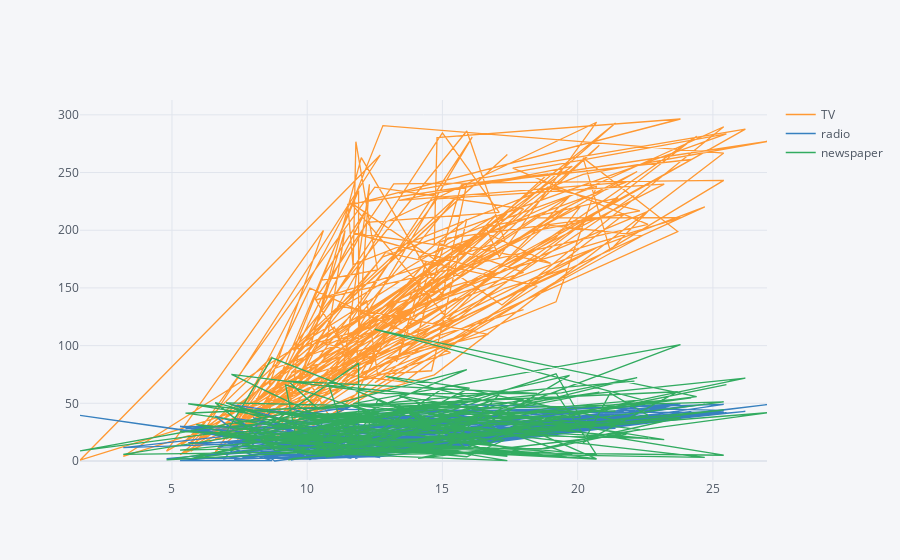

Source (notebook cell):
### Code cell
advert.iplot(x='sales')

### Figure 1 — Plotly figure (JSON) as saved in the notebook; plotly's stock layout.template omitted (floating-point values rounded to 4 significant figures; data arrays with more than 128 entries replaced by an {"elided": "..."} marker saying what was removed)
{"data": [{"line": {"color": "rgba(255, 153, 51, 1.0)", "dash": "solid", "shape": "linear", "width": 1.3}, "mode": "lines", "name": "TV", "text": "", "type": "scatter", "x": {"elided": "200 float values"}, "y": {"elided": "200 float values"}}, {"line": {"color": "rgba(55, 128, 191, 1.0)", "dash": "solid", "shape": "linear", "width": 1.3}, "mode": "lines", "name": "radio", "text": "", "type": "scatter", "x": {"elided": "200 float values"}, "y": {"elided": "200 float values"}}, {"line": {"color": "rgba(50, 171, 96, 1.0)", "dash": "solid", "shape": "linear", "width": 1.3}, "mode": "lines", "name": "newspaper", "text": "", "type": "scatter", "x": {"elided": "200 float values"}, "y": {"elided": "200 float values"}}], "layout": {"legend": {"bgcolor": "#F5F6F9", "font": {"color": "#4D5663"}}, "paper_bgcolor": "#F5F6F9", "plot_bgcolor": "#F5F6F9", "title": {"font": {"color": "#4D5663"}}, "xaxis": {"gridcolor": "#E1E5ED", "showgrid": true, "tickfont": {"color": "#4D5663"}, "title": {"font": {"color": "#4D5663"}, "text": ""}, "zerolinecolor": "#E1E5ED"}, "yaxis": {"gridcolor": "#E1E5ED", "showgrid": true, "tickfont": {"color": "#4D5663"}, "title": {"font": {"color": "#4D5663"}, "text": ""}, "zerolinecolor": "#E1E5ED"}}}
